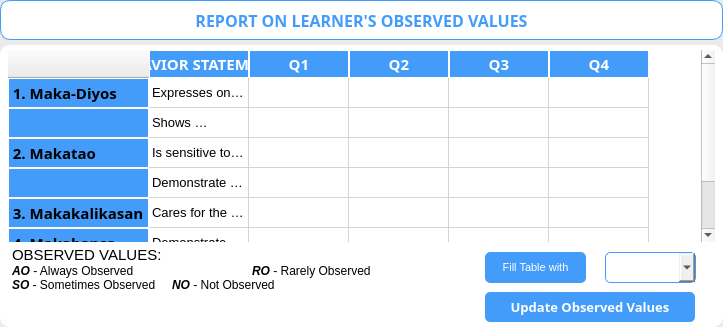
       <widget class="QFrame" name="ovFrame">
        <property name="styleSheet">
         <string notr="true">QFrame{
	background-color: rgb(235, 235, 235);
    border: none;
}</string>
        </property>
        <property name="frameShape">
         <enum>QFrame::StyledPanel</enum>
        </property>
        <property name="frameShadow">
         <enum>QFrame::Raised</enum>
        </property>
        <layout class="QVBoxLayout" name="verticalLayout_4">
         <property name="spacing">
          <number>5</number>
         </property>
         <property name="leftMargin">
          <number>0</number>
         </property>
         <property name="topMargin">
          <number>0</number>
         </property>
         <property name="rightMargin">
          <number>0</number>
         </property>
         <property name="bottomMargin">
          <number>0</number>
         </property>
         <item>
          <widget class="QLabel" name="label_7">
           <property name="minimumSize">
            <size>
             <width>0</width>
             <height>40</height>
            </size>
           </property>
           <property name="maximumSize">
            <size>
             <width>16777215</width>
             <height>40</height>
            </size>
           </property>
           <property name="font">
            <font>
             <family>Segoe UI Semibold</family>
             <pointsize>12</pointsize>
             <weight>75</weight>
             <bold>true</bold>
            </font>
           </property>
           <property name="styleSheet">
            <string notr="true">QLabel{
	background-color: rgb(255,255,255);
    border-radius: 10px;
	color: rgb(67, 156, 250);
	border: 1px solid rgb(67, 156, 250);
}
</string>
           </property>
           <property name="text">
            <string>REPORT ON LEARNER'S OBSERVED VALUES</string>
           </property>
           <property name="alignment">
            <set>Qt::AlignCenter</set>
           </property>
          </widget>
         </item>
         <item>
          <widget class="QFrame" name="frame">
           <property name="styleSheet">
            <string notr="true">QFrame{
	background-color: rgb(255, 255, 255);
border-radius: 10px;
}</string>
           </property>
           <property name="frameShape">
            <enum>QFrame::StyledPanel</enum>
           </property>
           <property name="frameShadow">
            <enum>QFrame::Raised</enum>
           </property>
           <layout class="QVBoxLayout" name="verticalLayout_6">
            <property name="spacing">
             <number>0</number>
            </property>
            <property name="leftMargin">
             <number>8</number>
            </property>
            <property name="topMargin">
             <number>5</number>
            </property>
            <property name="rightMargin">
             <number>8</number>
            </property>
            <property name="bottomMargin">
             <number>0</number>
            </property>
            <item>
             <widget class="QTableWidget" name="obTable">
              <property name="styleSheet">
               <string notr="true">QTableWidget{
border: none;
}
QHeaderView:section{
	background-color: rgb(67, 156, 250);
border: 1px solid rgb(255, 255, 255);
}

QTableView::item:selected  {
	color: rgb(255, 255, 255);
	background-color: rgb(67, 156, 250);
}
QScrollArea{
	background-color: rgb(255, 255, 255);
}
QScrollBar:vertical {
            border: none;
            background: rgb(255, 255, 255);
            width: 20px;
            margin: 26px 6px 26px 6px;
        }

        QScrollBar::handle:vertical {
            background: lightgray;
            min-height: 26px;
        }

        QScrollBar::add-line:vertical {
            background: rgb(255, 255, 255);
            height: 26px;
            subcontrol-position: bottom;
            subcontrol-origin: margin;
        }

        QScrollBar::sub-line:vertical {
            background: rgb(255, 255, 255);
            height: 26px;
            subcontrol-position: top left;
            subcontrol-origin: margin;
            position: absolute;
        }

        QScrollBar:up-arrow:vertical, QScrollBar::down-arrow:vertical {
            width: 26px;
            height: 26px;
            background: rgb(255, 255, 255);
         }

QScrollBar::up-arrow {
    image: url(&quot;c:/LMS_appVer2/icons/arrowUp.png&quot;);
}
QScrollBar::down-arrow {
    image: url(&quot;c:/LMS_appVer2/icons/arrowDown.png&quot;);
}

</string>
              </property>
              <row>
               <property name="text">
                <string> 1. Maka-Diyos</string>
               </property>
               <property name="font">
                <font>
                 <family>Segoe UI Semibold</family>
                 <pointsize>11</pointsize>
                 <weight>75</weight>
                 <bold>true</bold>
                </font>
               </property>
              </row>
              <row>
               <property name="text">
                <string/>
               </property>
              </row>
              <row>
               <property name="text">
                <string> 2. Makatao</string>
               </property>
               <property name="font">
                <font>
                 <family>Segoe UI Semibold</family>
                 <pointsize>11</pointsize>
                 <weight>75</weight>
                 <bold>true</bold>
                </font>
               </property>
              </row>
              <row>
               <property name="text">
                <string/>
               </property>
              </row>
              <row>
               <property name="text">
                <string> 3. Makakalikasan</string>
               </property>
               <property name="font">
                <font>
                 <family>Segoe UI Semibold</family>
                 <pointsize>11</pointsize>
                 <weight>75</weight>
                 <bold>true</bold>
                </font>
               </property>
              </row>
              <row>
               <property name="text">
                <string> 4. Makabansa</string>
               </property>
               <property name="font">
                <font>
                 <family>Segoe UI Semibold</family>
                 <pointsize>11</pointsize>
                 <weight>75</weight>
                 <bold>true</bold>
                </font>
               </property>
              </row>
              <row>
               <property name="text">
                <string/>
               </property>
              </row>
              <column>
               <property name="text">
                <string>BEHAVIOR STATEMENTS</string>
               </property>
               <property name="font">
                <font>
                 <family>Segoe UI Semibold</family>
                 <pointsize>11</pointsize>
                 <weight>75</weight>
                 <bold>true</bold>
                </font>
               </property>
               <property name="foreground">
                <brush brushstyle="SolidPattern">
                 <color alpha="255">
                  <red>255</red>
                  <green>255</green>
                  <blue>255</blue>
                 </color>
                </brush>
               </property>
              </column>
              <column>
               <property name="text">
                <string>Q1</string>
               </property>
               <property name="font">
                <font>
                 <family>Segoe UI Semibold</family>
                 <pointsize>11</pointsize>
                 <weight>75</weight>
                 <bold>true</bold>
                </font>
               </property>
               <property name="foreground">
                <brush brushstyle="SolidPattern">
                 <color alpha="255">
                  <red>255</red>
                  <green>255</green>
                  <blue>255</blue>
                 </color>
                </brush>
               </property>
              </column>
              <column>
               <property name="text">
                <string>Q2</string>
               </property>
               <property name="font">
                <font>
                 <family>Segoe UI Semibold</family>
                 <pointsize>11</pointsize>
                 <weight>75</weight>
                 <bold>true</bold>
                </font>
               </property>
               <property name="foreground">
                <brush brushstyle="SolidPattern">
                 <color alpha="255">
                  <red>255</red>
                  <green>255</green>
                  <blue>255</blue>
                 </color>
                </brush>
               </property>
              </column>
              <column>
               <property name="text">
                <string>Q3</string>
               </property>
               <property name="font">
                <font>
                 <family>Segoe UI Semibold</family>
                 <pointsize>11</pointsize>
                 <weight>75</weight>
                 <bold>true</bold>
                </font>
               </property>
               <property name="foreground">
                <brush brushstyle="SolidPattern">
                 <color alpha="255">
                  <red>255</red>
                  <green>255</green>
                  <blue>255</blue>
                 </color>
                </brush>
               </property>
              </column>
              <column>
               <property name="text">
                <string>Q4</string>
               </property>
               <property name="font">
                <font>
                 <family>Segoe UI Semibold</family>
                 <pointsize>11</pointsize>
                 <weight>75</weight>
                 <bold>true</bold>
                </font>
               </property>
               <property name="foreground">
                <brush brushstyle="SolidPattern">
                 <color alpha="255">
                  <red>255</red>
                  <green>255</green>
                  <blue>255</blue>
                 </color>
                </brush>
               </property>
              </column>
              <item row="0" column="0">
               <property name="text">
                <string>Expresses ones spiritual beliefs while respecting the spiritual belief of others</string>
               </property>
               <property name="font">
                <font>
                 <family>Segoe UI</family>
                 <pointsize>10</pointsize>
                </font>
               </property>
              </item>
              <item row="1" column="0">
               <property name="text">
                <string>Shows adherence to ethical principles by upholding truth</string>
               </property>
               <property name="font">
                <font>
                 <family>Segoe UI</family>
                 <pointsize>10</pointsize>
                </font>
               </property>
              </item>
              <item row="2" column="0">
               <property name="text">
                <string>Is sensitive to individual, social, and cultural differences</string>
               </property>
               <property name="font">
                <font>
                 <family>Segoe UI</family>
                 <pointsize>10</pointsize>
                </font>
               </property>
              </item>
              <item row="3" column="0">
               <property name="text">
                <string>Demonstrate the contributions toward solidarity</string>
               </property>
               <property name="font">
                <font>
                 <family>Segoe UI</family>
                 <pointsize>10</pointsize>
                </font>
               </property>
              </item>
              <item row="4" column="0">
               <property name="text">
                <string>Cares for the environment and utilizes resources wisely, judiciously, and economically</string>
               </property>
               <property name="font">
                <font>
                 <family>Segoe UI</family>
                 <pointsize>10</pointsize>
                </font>
               </property>
              </item>
              <item row="5" column="0">
               <property name="text">
                <string>Demonstrate pride in being a Filipino: exercise the rights and responsibilities of a Filipino citizen</string>
               </property>
               <property name="font">
                <font>
                 <family>Segoe UI</family>
                 <pointsize>10</pointsize>
                </font>
               </property>
              </item>
              <item row="6" column="0">
               <property name="text">
                <string>Demonstrate appropriate behavior in carrying out activities in the school, community, and country</string>
               </property>
               <property name="font">
                <font>
                 <family>Segoe UI</family>
                 <pointsize>10</pointsize>
                </font>
               </property>
              </item>
             </widget>
            </item>
            <item>
             <widget class="QFrame" name="frame_2">
              <property name="minimumSize">
               <size>
                <width>0</width>
                <height>85</height>
               </size>
              </property>
              <property name="maximumSize">
               <size>
                <width>16777215</width>
                <height>85</height>
               </size>
              </property>
              <property name="frameShape">
               <enum>QFrame::StyledPanel</enum>
              </property>
              <property name="frameShadow">
               <enum>QFrame::Raised</enum>
              </property>
              <layout class="QHBoxLayout" name="horizontalLayout_3">
               <property name="spacing">
                <number>0</number>
               </property>
               <property name="leftMargin">
                <number>0</number>
               </property>
               <property name="topMargin">
                <number>0</number>
               </property>
               <property name="rightMargin">
                <number>0</number>
               </property>
               <property name="bottomMargin">
                <number>0</number>
               </property>
               <item>
                <widget class="QTextEdit" name="textEdit">
                 <property name="minimumSize">
                  <size>
                   <width>457</width>
                   <height>0</height>
                  </size>
                 </property>
                 <property name="maximumSize">
                  <size>
                   <width>16777215</width>
                   <height>85</height>
                  </size>
                 </property>
                 <property name="sizeIncrement">
                  <size>
                   <width>0</width>
                   <height>85</height>
                  </size>
                 </property>
                 <property name="html">
                  <string>&lt;!DOCTYPE HTML PUBLIC &quot;-//W3C//DTD HTML 4.0//EN&quot; &quot;http://www.w3.org/TR/REC-html40/strict.dtd&quot;&gt;
&lt;html&gt;&lt;head&gt;&lt;meta name=&quot;qrichtext&quot; content=&quot;1&quot; /&gt;&lt;style type=&quot;text/css&quot;&gt;
p, li { white-space: pre-wrap; }
&lt;/style&gt;&lt;/head&gt;&lt;body style=&quot; font-family:'MS Shell Dlg 2'; font-size:7.8pt; font-weight:400; font-style:normal;&quot;&gt;
&lt;p style=&quot; margin-top:0px; margin-bottom:0px; margin-left:0px; margin-right:0px; -qt-block-indent:0; text-indent:0px;&quot;&gt;&lt;span style=&quot; font-size:11pt;&quot;&gt;OBSERVED VALUES:&lt;/span&gt;&lt;/p&gt;
&lt;p style=&quot; margin-top:0px; margin-bottom:0px; margin-left:0px; margin-right:0px; -qt-block-indent:0; text-indent:0px;&quot;&gt;&lt;span style=&quot; font-size:9pt; font-weight:600; font-style:italic;&quot;&gt;AO&lt;/span&gt;&lt;span style=&quot; font-size:9pt;&quot;&gt; - Always Observed		&lt;/span&gt;&lt;span style=&quot; font-size:9pt; font-weight:600; font-style:italic;&quot;&gt;RO&lt;/span&gt;&lt;span style=&quot; font-size:9pt;&quot;&gt; - Rarely Observed&lt;/span&gt;&lt;/p&gt;
&lt;p style=&quot; margin-top:0px; margin-bottom:0px; margin-left:0px; margin-right:0px; -qt-block-indent:0; text-indent:0px;&quot;&gt;&lt;span style=&quot; font-size:9pt; font-weight:600; font-style:italic;&quot;&gt;SO&lt;/span&gt;&lt;span style=&quot; font-size:9pt;&quot;&gt; - Sometimes Observed	&lt;/span&gt;&lt;span style=&quot; font-size:9pt; font-weight:600; font-style:italic;&quot;&gt;NO&lt;/span&gt;&lt;span style=&quot; font-size:9pt;&quot;&gt; - Not Observed&lt;/span&gt;&lt;/p&gt;
&lt;p style=&quot;-qt-paragraph-type:empty; margin-top:0px; margin-bottom:0px; margin-left:0px; margin-right:0px; -qt-block-indent:0; text-indent:0px; font-size:9pt;&quot;&gt;&lt;br /&gt;&lt;/p&gt;&lt;/body&gt;&lt;/html&gt;</string>
                 </property>
                </widget>
               </item>
               <item>
                <widget class="QFrame" name="frame_7">
                 <property name="minimumSize">
                  <size>
                   <width>250</width>
                   <height>0</height>
                  </size>
                 </property>
                 <property name="maximumSize">
                  <size>
                   <width>16777215</width>
                   <height>16777215</height>
                  </size>
                 </property>
                 <property name="frameShape">
                  <enum>QFrame::StyledPanel</enum>
                 </property>
                 <property name="frameShadow">
                  <enum>QFrame::Raised</enum>
                 </property>
                 <widget class="QPushButton" name="updObBtn">
                  <property name="geometry">
                   <rect>
                    <x>20</x>
                    <y>50</y>
                    <width>210</width>
                    <height>30</height>
                   </rect>
                  </property>
                  <property name="minimumSize">
                   <size>
                    <width>210</width>
                    <height>30</height>
                   </size>
                  </property>
                  <property name="maximumSize">
                   <size>
                    <width>210</width>
                    <height>16777215</height>
                   </size>
                  </property>
                  <property name="font">
                   <font>
                    <family>Segoe UI Semibold</family>
                    <pointsize>10</pointsize>
                    <weight>75</weight>
                    <bold>true</bold>
                   </font>
                  </property>
                  <property name="styleSheet">
                   <string notr="true">QPushButton:focus{
	color: rgb(0, 0, 0);
	border-radius: 5px;
	border: 2px solid rgb(67, 156, 250);
	background-color: rgb(255, 255, 255);
}
QPushButton{
background-color: rgb(67, 156, 250);
	color: rgb(255, 255, 255);
 	border-radius: 5px;
}</string>
                  </property>
                  <property name="text">
                   <string>Update Observed Values</string>
                  </property>
                 </widget>
                 <widget class="QPushButton" name="fillTableBtn">
                  <property name="geometry">
                   <rect>
                    <x>20</x>
                    <y>10</y>
                    <width>101</width>
                    <height>31</height>
                   </rect>
                  </property>
                  <property name="font">
                   <font>
                    <family>Segoe UI</family>
                    <pointsize>8</pointsize>
                   </font>
                  </property>
                  <property name="styleSheet">
                   <string notr="true">QPushButton{
color: rgb(255, 255, 255);
	border-radius: 5px;
	border: 1px solid rgb(67, 156, 250);
	background-color: rgb(67, 156, 250);
}
QPushButton:focus{
background-color: rgb(255, 255, 255);
	color: rgb(67, 156, 250);
 	border-radius: 5px;
}</string>
                  </property>
                  <property name="text">
                   <string>Fill Table with</string>
                  </property>
                 </widget>
                 <widget class="QComboBox" name="fillCombo">
                  <property name="geometry">
                   <rect>
                    <x>140</x>
                    <y>10</y>
                    <width>91</width>
                    <height>31</height>
                   </rect>
                  </property>
                  <property name="font">
                   <font>
                    <family>Segoe UI Semibold</family>
                    <pointsize>9</pointsize>
                    <weight>75</weight>
                    <bold>true</bold>
                   </font>
                  </property>
                  <property name="styleSheet">
                   <string notr="true">QComboBox{
	border-radius: 5px;
	border: 1px solid rgb(67, 156, 250);
}</string>
                  </property>
                 </widget>
                </widget>
               </item>
              </layout>
             </widget>
            </item>
           </layout>
          </widget>
         </item>
        </layout>
       </widget>
